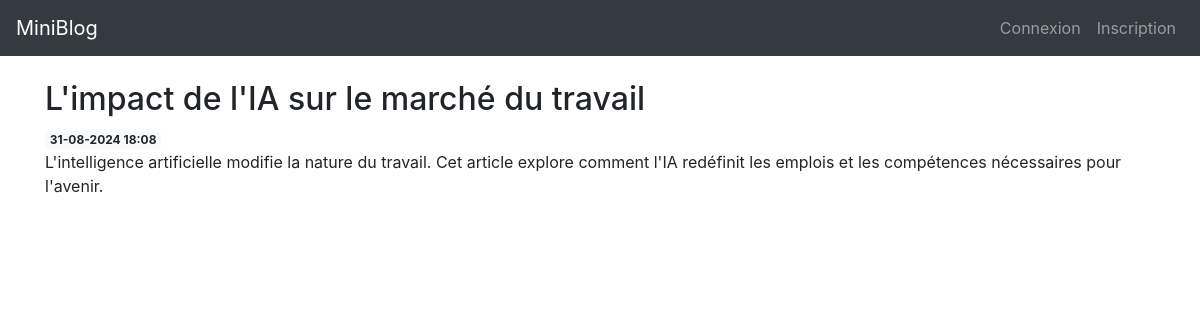
Page /post/9 on the committed database.
### app/models.py (models this page shows, shortened)
class Post(db.Model):
    id = db.Column(db.Integer, primary_key=True)
    created = db.Column(db.DateTime, nullable=False, default=datetime.now)
    title = db.Column(db.String(200), nullable=False)
    content = db.Column(db.Text, nullable=False)
    user_id = db.Column(db.Integer, db.ForeignKey('user.id'), nullable=False)
    @property
    def formatted_created(self):
        return self.created.strftime("%d-%m-%Y %H:%M")

### app/posts/routes.py (the view)
@bp.route('/<int:post_id>')
def view(post_id):
    post = Post.query.get_or_404(post_id)
    return render_template('posts/view.html', post=post)

### app/templates/posts/view.html (shortened to what this page needs)
{% extends 'base.html' %}
{% block content %}
<h2>{% block title %} {{ post.title }} {% endblock %}</h2>
<span class="badge badge-light">{{ post.formatted_created }}</span>
<p>{{ post.content }}</p>
{% endblock %}

### rows in the picture
Post: title "L'impact de l'IA sur le marché du travail", formatted_created "31-08-2024 18:08", content "L'intelligence artificielle modifie la nature du travail. Cet article explore comment l'IA redéfinit les emplois et les compétences nécessaires pour l'avenir."
